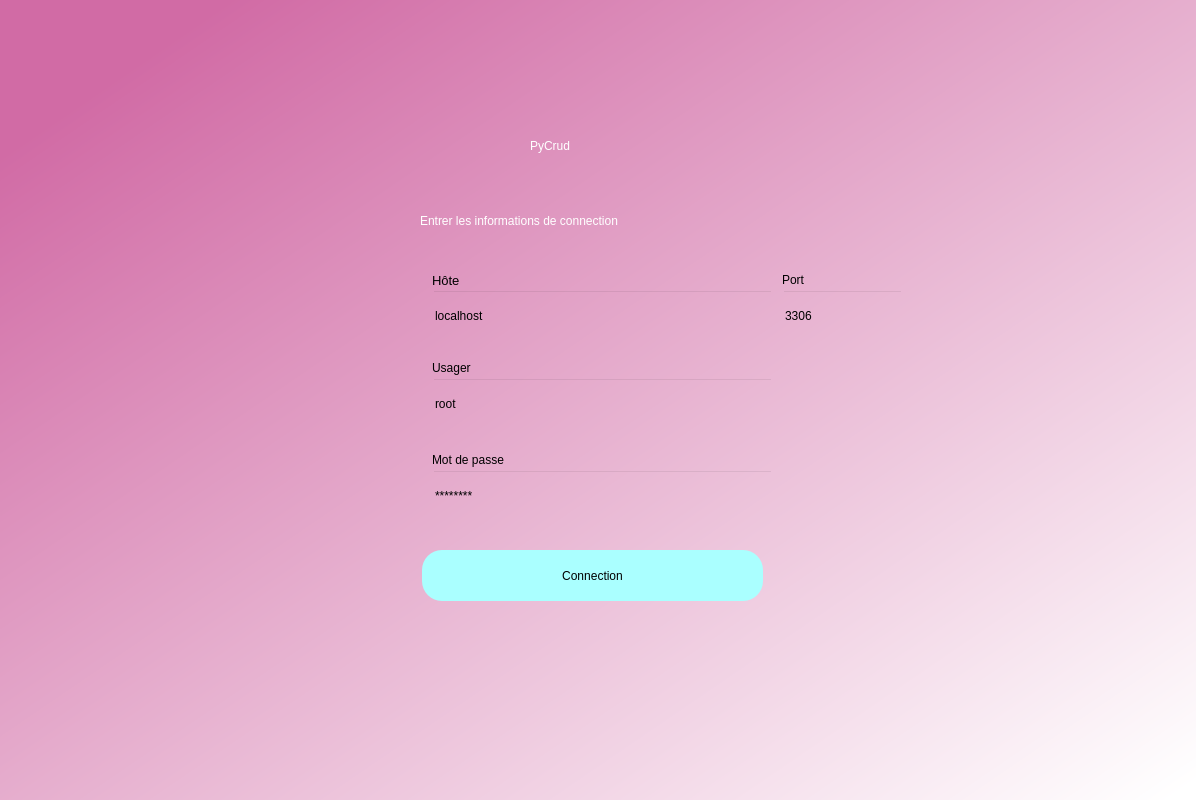
<?xml version="1.0" encoding="UTF-8"?>
<ui version="4.0">
 <class>MainWindow</class>
 <widget class="QDialog" name="MainWindow">
  <property name="geometry">
   <rect>
    <x>0</x>
    <y>0</y>
    <width>1196</width>
    <height>800</height>
   </rect>
  </property>
  <property name="windowTitle">
   <string>Dialog</string>
  </property>
  <widget class="QWidget" name="bgwidget" native="true">
   <property name="geometry">
    <rect>
     <x>0</x>
     <y>0</y>
     <width>1201</width>
     <height>801</height>
    </rect>
   </property>
   <property name="styleSheet">
    <string notr="true">QWidget#bgwidget{
background-color:qlineargradient(spread:pad, x1:0.091, y1:0.101636, x2:0.991379, y2:0.977, stop:0 rgba(209, 107, 165, 255), stop:1 rgba(255, 255, 255, 255));}</string>
   </property>
   <widget class="QLabel" name="label">
    <property name="geometry">
     <rect>
      <x>530</x>
      <y>110</y>
      <width>151</width>
      <height>71</height>
     </rect>
    </property>
    <property name="styleSheet">
     <string notr="true">font: 36pt &quot;MS Shell Dlg 2&quot;; color:rgb(255, 255, 255)</string>
    </property>
    <property name="text">
     <string>PyCrud</string>
    </property>
   </widget>
   <widget class="QLabel" name="label_2">
    <property name="geometry">
     <rect>
      <x>420</x>
      <y>200</y>
      <width>391</width>
      <height>41</height>
     </rect>
    </property>
    <property name="styleSheet">
     <string notr="true">font: 16pt &quot;MS Shell Dlg 2&quot;;color:rgb(255, 255, 255)</string>
    </property>
    <property name="text">
     <string>Entrer les informations de connection</string>
    </property>
   </widget>
   <widget class="QPushButton" name="connectionbtn">
    <property name="geometry">
     <rect>
      <x>422</x>
      <y>550</y>
      <width>341</width>
      <height>51</height>
     </rect>
    </property>
    <property name="cursor">
     <cursorShape>PointingHandCursor</cursorShape>
    </property>
    <property name="styleSheet">
     <string notr="true">border-radius:20px;
background-color: rgb(170, 255, 255);
font: 14pt &quot;MS Shell Dlg 2&quot;;</string>
    </property>
    <property name="text">
     <string>Connection</string>
    </property>
   </widget>
   <widget class="QLineEdit" name="hostfield">
    <property name="geometry">
     <rect>
      <x>432</x>
      <y>290</y>
      <width>341</width>
      <height>51</height>
     </rect>
    </property>
    <property name="styleSheet">
     <string notr="true">background-color:rgba(0,0,0,0);
font: 12pt &quot;MS Shell Dlg 2&quot;;</string>
    </property>
    <property name="text">
     <string>localhost</string>
    </property>
   </widget>
   <widget class="QLineEdit" name="portfield">
    <property name="geometry">
     <rect>
      <x>782</x>
      <y>290</y>
      <width>121</width>
      <height>51</height>
     </rect>
    </property>
    <property name="styleSheet">
     <string notr="true">background-color:rgba(0,0,0,0);
font: 12pt &quot;MS Shell Dlg 2&quot;;</string>
    </property>
    <property name="text">
     <string>3306</string>
    </property>
   </widget>
   <widget class="QLabel" name="label_3">
    <property name="geometry">
     <rect>
      <x>432</x>
      <y>270</y>
      <width>81</width>
      <height>20</height>
     </rect>
    </property>
    <property name="font">
     <font>
      <family>MS Shell Dlg 2</family>
      <pointsize>10</pointsize>
      <weight>50</weight>
      <italic>false</italic>
      <bold>false</bold>
     </font>
    </property>
    <property name="styleSheet">
     <string notr="true">font: 10pt &quot;MS Shell Dlg 2&quot;;</string>
    </property>
    <property name="text">
     <string>Hôte</string>
    </property>
   </widget>
   <widget class="QLabel" name="label_4">
    <property name="geometry">
     <rect>
      <x>782</x>
      <y>270</y>
      <width>81</width>
      <height>20</height>
     </rect>
    </property>
    <property name="styleSheet">
     <string notr="true">font: 10pt &quot;MS Shell Dlg 2&quot;;</string>
    </property>
    <property name="text">
     <string>Port</string>
    </property>
   </widget>
   <widget class="QLabel" name="error">
    <property name="geometry">
     <rect>
      <x>440</x>
      <y>456</y>
      <width>341</width>
      <height>20</height>
     </rect>
    </property>
    <property name="styleSheet">
     <string notr="true">font: 12pt &quot;MS Shell Dlg 2&quot;; color:red;</string>
    </property>
    <property name="text">
     <string/>
    </property>
   </widget>
   <widget class="QLineEdit" name="userfield">
    <property name="geometry">
     <rect>
      <x>432</x>
      <y>378</y>
      <width>341</width>
      <height>51</height>
     </rect>
    </property>
    <property name="styleSheet">
     <string notr="true">background-color:rgba(0,0,0,0);
font: 12pt &quot;MS Shell Dlg 2&quot;;</string>
    </property>
    <property name="text">
     <string>root</string>
    </property>
   </widget>
   <widget class="QLabel" name="label_5">
    <property name="geometry">
     <rect>
      <x>432</x>
      <y>358</y>
      <width>81</width>
      <height>20</height>
     </rect>
    </property>
    <property name="styleSheet">
     <string notr="true">font: 10pt &quot;MS Shell Dlg 2&quot;;</string>
    </property>
    <property name="text">
     <string>Usager</string>
    </property>
   </widget>
   <widget class="QLineEdit" name="passwordfield">
    <property name="geometry">
     <rect>
      <x>432</x>
      <y>470</y>
      <width>341</width>
      <height>51</height>
     </rect>
    </property>
    <property name="styleSheet">
     <string notr="true">background-color:rgba(0,0,0,0);
font: 12pt &quot;MS Shell Dlg 2&quot;;</string>
    </property>
    <property name="text">
     <string>********</string>
    </property>
   </widget>
   <widget class="QLabel" name="label_6">
    <property name="geometry">
     <rect>
      <x>432</x>
      <y>450</y>
      <width>81</width>
      <height>20</height>
     </rect>
    </property>
    <property name="styleSheet">
     <string notr="true">font: 10pt &quot;MS Shell Dlg 2&quot;;</string>
    </property>
    <property name="text">
     <string>Mot de passe</string>
    </property>
   </widget>
  </widget>
 </widget>
 <resources/>
 <connections/>
</ui>
